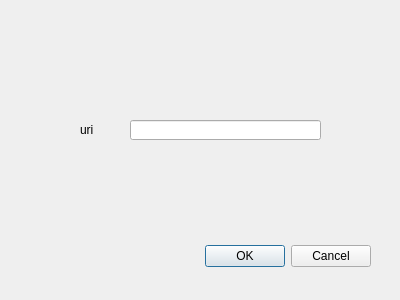
<?xml version="1.0" encoding="UTF-8"?>
<ui version="4.0">
 <class>SettingDialog</class>
 <widget class="QDialog" name="SettingDialog">
  <property name="geometry">
   <rect>
    <x>0</x>
    <y>0</y>
    <width>400</width>
    <height>300</height>
   </rect>
  </property>
  <property name="windowTitle">
   <string>Dialog</string>
  </property>
  <widget class="QDialogButtonBox" name="buttonBox">
   <property name="geometry">
    <rect>
     <x>30</x>
     <y>240</y>
     <width>341</width>
     <height>32</height>
    </rect>
   </property>
   <property name="orientation">
    <enum>Qt::Horizontal</enum>
   </property>
   <property name="standardButtons">
    <set>QDialogButtonBox::Cancel|QDialogButtonBox::Ok</set>
   </property>
  </widget>
  <widget class="QLineEdit" name="lineEdit">
   <property name="geometry">
    <rect>
     <x>130</x>
     <y>120</y>
     <width>191</width>
     <height>20</height>
    </rect>
   </property>
  </widget>
  <widget class="QLabel" name="label">
   <property name="geometry">
    <rect>
     <x>80</x>
     <y>125</y>
     <width>41</width>
     <height>9</height>
    </rect>
   </property>
   <property name="text">
    <string>uri</string>
   </property>
  </widget>
 </widget>
 <resources/>
 <connections>
  <connection>
   <sender>buttonBox</sender>
   <signal>accepted()</signal>
   <receiver>SettingDialog</receiver>
   <slot>accept()</slot>
   <hints>
    <hint type="sourcelabel">
     <x>248</x>
     <y>254</y>
    </hint>
    <hint type="destinationlabel">
     <x>157</x>
     <y>274</y>
    </hint>
   </hints>
  </connection>
  <connection>
   <sender>buttonBox</sender>
   <signal>rejected()</signal>
   <receiver>SettingDialog</receiver>
   <slot>reject()</slot>
   <hints>
    <hint type="sourcelabel">
     <x>316</x>
     <y>260</y>
    </hint>
    <hint type="destinationlabel">
     <x>286</x>
     <y>274</y>
    </hint>
   </hints>
  </connection>
 </connections>
</ui>
